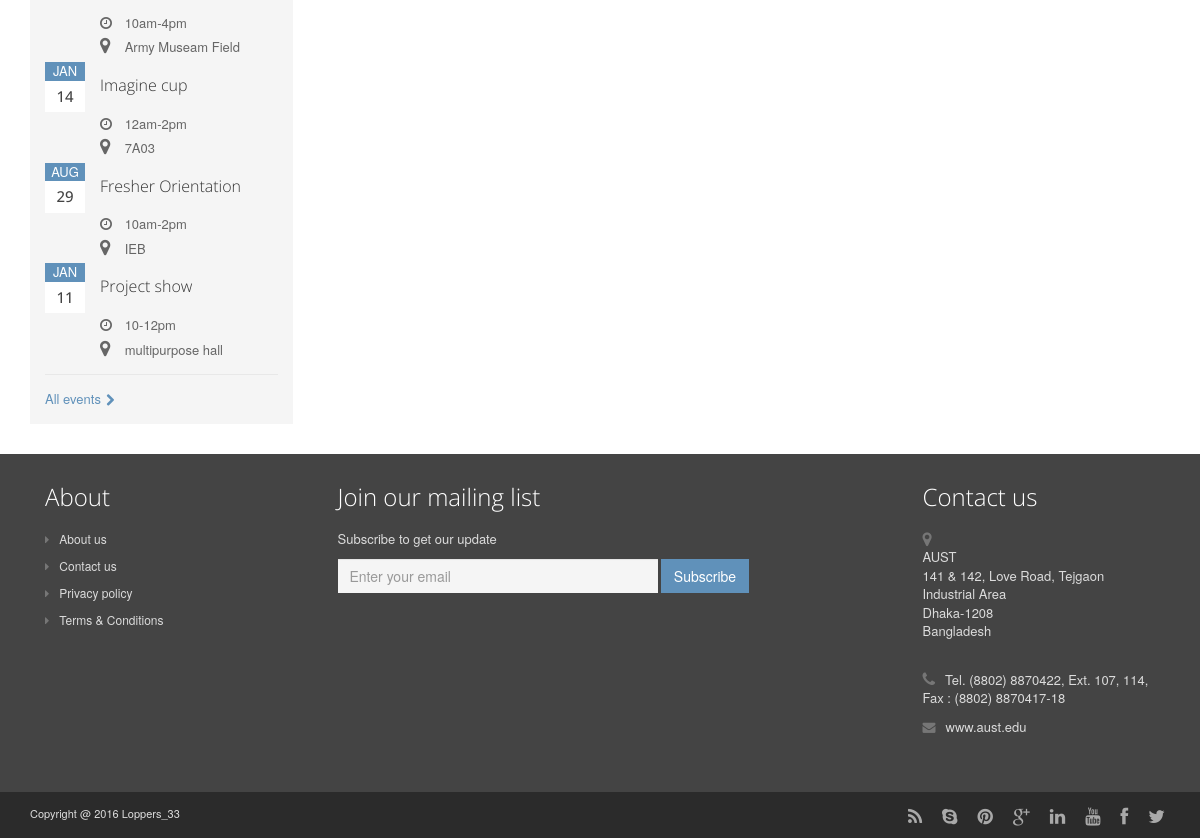
Before: / (lower part) with the older database file.
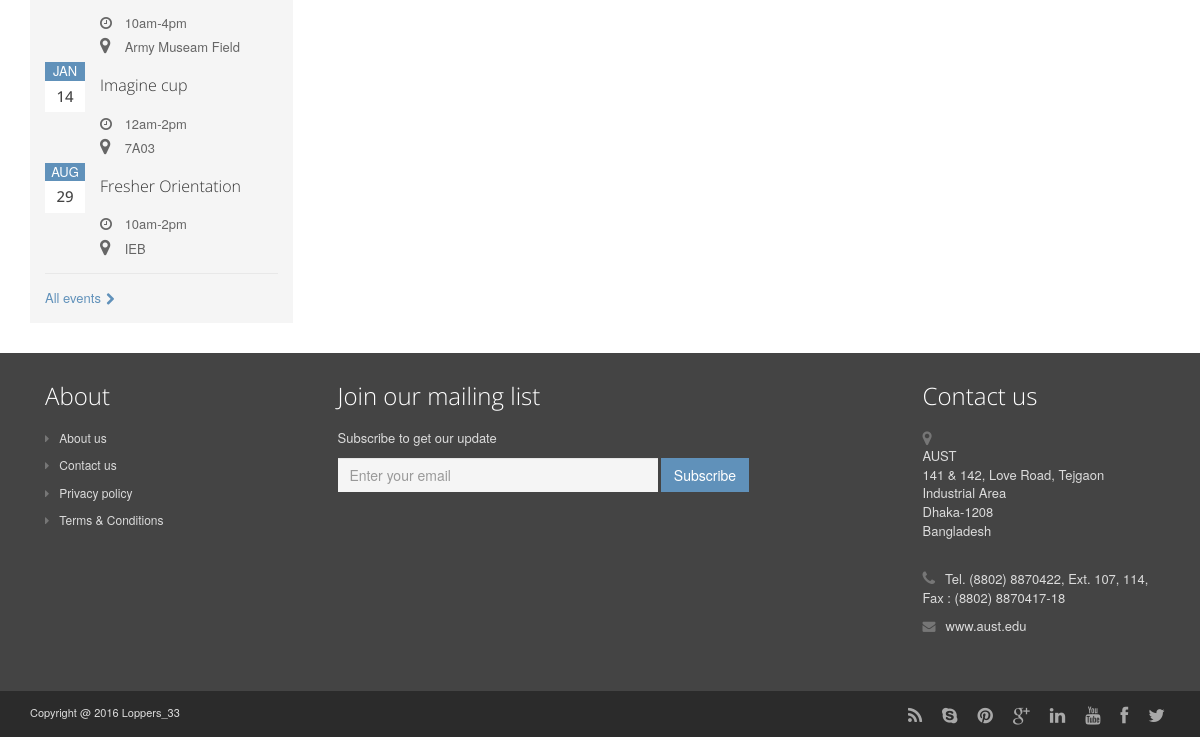
After: the same page with the newer database file.
### tables this page shows
CREATE TABLE `event` (
  `e_id` int(11) NOT NULL,
  `month` varchar(11) NOT NULL,
  `date` int(11) NOT NULL,
  `title` varchar(50) NOT NULL,
  `time` varchar(50) NOT NULL,
  `loc` varchar(50) NOT NULL,
  `desc` varchar(1000) NOT NULL
);

### index.php (called while the page is built)
<?php
	include 'header.php';
?>
<?php
	include 'home.php';
?>
<?php
	include 'footer.php';
?>

### home.php (the view, shortened to what this page needs)
<div class="content container">
            <div class="row cols-wrapper">
                <div class="col-md-3">
                    <section class="events">
                        <div class="section-content">
                            <div class="event-item">
                                 <?php
                                $con=mysqli_connect("localhost","root","","sms");
                                $rslt=mysqli_query($con,"SELECT * from event order by e_id desc");
                                while ($row=mysqli_fetch_array($rslt))
                                {
                            ?>
                                <p class="date-label">
                                    <span class="month"><?php
                                                    echo $row['month'];
                                            ?></span>
                                    <span class="date-number">
                                    <?php
                                        echo $row['date'];
                                    ?>
                                    </span>
                                </p>
                                <div class="details">
                                    <h2 class="title">
                                        <?php
                                           echo $row['title'];
                                        ?>
                                    </h2>
                                    <p class="time">
                                        <i class="fa fa-clock-o"></i>
                                        <?php
                                                    echo $row['time'];
                                        ?>
                                    </p>
                                    <p class="location">
                                        <i class="fa fa-map-marker"></i>
                                            <?php
                                                 echo $row['loc'];
                                            ?>
                                    </p>
                                </div>
                                <?php
                                    }
                                ?>
                            </div>
                            <a class="read-more" href="event.php">All events<i class="fa fa-chevron-right"></i></a>
                        </div>
                    </section>
                </div>
            </div>
        </div>

Changed rows visible on the page:
removed event: month "JAN", date "11", title "Project show", time "10-12pm", loc "multipurpose hall"
